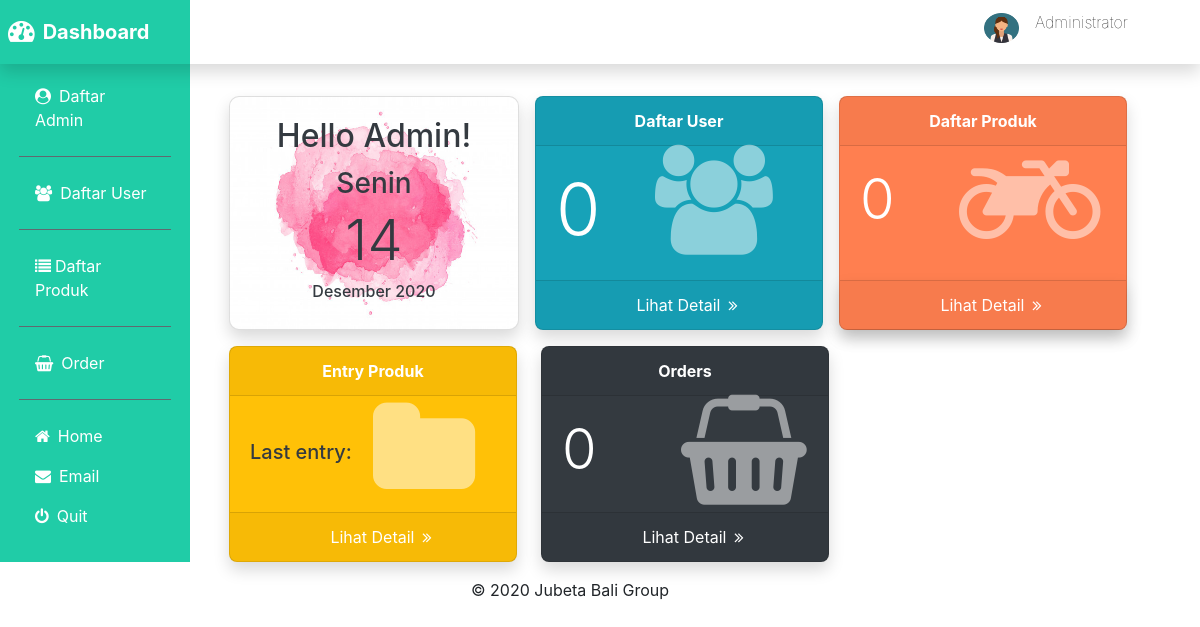
Page /admin/dasboard-admin.php on the earlier database version.
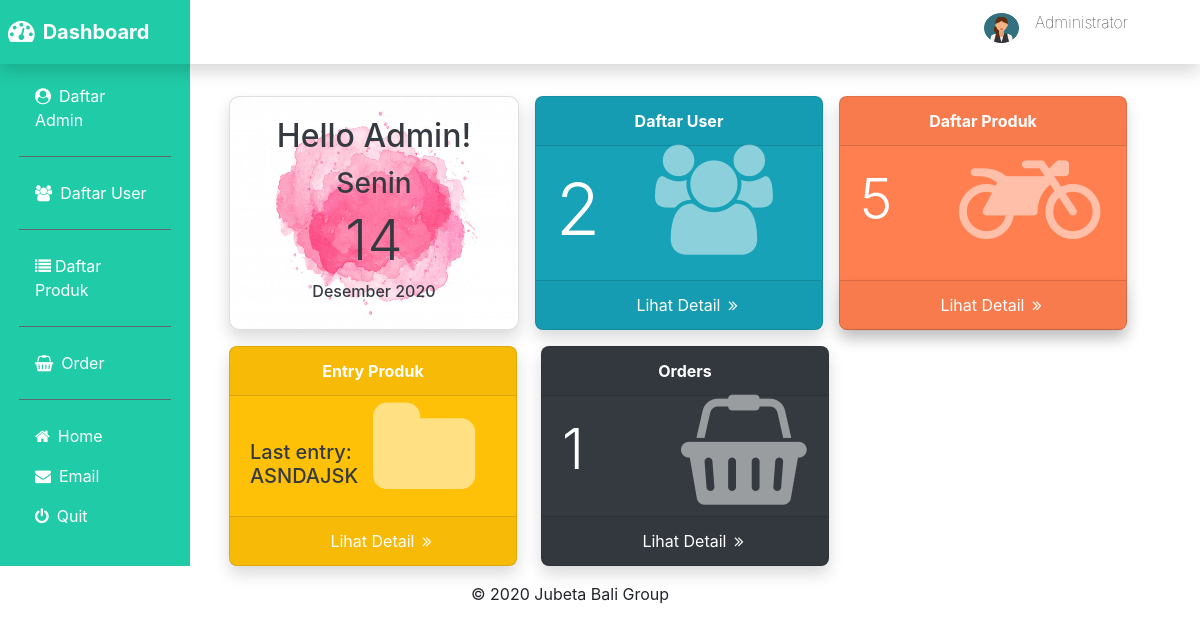
Same page on the later database version.
### tables this page shows
CREATE TABLE `produk` (
  `id_produk` int(100) NOT NULL,
  `kode_produk` varchar(100) NOT NULL,
  `nama_produk` varchar(100) DEFAULT NULL,
  `harga_produk` int(11) DEFAULT NULL,
  `stok` int(11) DEFAULT NULL,
  `merk` varchar(100) DEFAULT NULL,
  `deskripsi` varchar(100) DEFAULT NULL,
  `foto` varchar(100) NOT NULL
);

### admin/dasboard-admin.php (the view, shortened to what this page needs)
<?php
require 'function-1.php';
$result = mysqli_query($koneksi, "SELECT COUNT(username) as jumlah_user FROM (user_jubeta) WHERE tingkatan_user = 'user';");
$result = mysqli_fetch_array($result);
$orders = mysqli_query($koneksi, "SELECT COUNT(id_pesan) as jumlah_pesan FROM (pesan);");
$orders = mysqli_fetch_array($orders);
$produk = mysqli_query($koneksi, "SELECT COUNT(id_produk) as jumlah_produk FROM (produk);");
$produk = mysqli_fetch_array($produk);
$last_entry = mysqli_query($koneksi, "SELECT kode_produk as last_produk FROM produk ORDER BY id_produk DESC LIMIT 1;");
$last_entry = mysqli_fetch_array($last_entry);
?>
<!DOCTYPE html>
<html lang="en">
<head>
    <link rel="stylesheet" href="https://cdn.jsdelivr.net/npm/bootstrap@4.5.3/dist/css/bootstrap.min.css">
    <link rel="stylesheet" href="../assets/style.css"/>
    <link rel="stylesheet" href="https://stackpath.bootstrapcdn.com/font-awesome/4.7.0/css/font-awesome.min.css"/>
</head>
<body>
    <div class="container ml-0">
      <div class="row">
          <div class="col-2 navadmin">
            <ul class="nav flex-column p-1 mt-4">
              <li class="nav-item mt-5">
                <a class="nav-link text-white" href="../admin/daftar-admin.php"><i class="fa fa-user-circle mr-2"></i>Daftar Admin</a><hr class="bg-secondary"/>
              </li>
              <li class="nav-item">
                <a class="nav-link text-white" href="../admin/user-list.php"><i class="fa fa-users mr-2"></i>Daftar User</a><hr class="bg-secondary"/>
              </li>
              <li class="nav-item">
                <a class="nav-link text-white" href="../admin/produk-list.php"><i class="fa fa-list mr-1"></i>Daftar Produk</a><hr class="bg-secondary"/>
              </li>
              <li class="nav-item text-white">
                <a class="nav-link text-white" href="../admin/order.php"><i class="fa fa-shopping-basket mr-2"></i>Order</a><hr class="bg-secondary"/>
              </li>
              <li class="nav-item text-white">
                <a class="nav-link text-white" href="../admin/dasboard-admin.php"><i class="fa fa-home mr-2"></i>Home</a>
              </li>
              <li class="nav-item text-white">
                <a class="nav-link text-white" href="mailto:putunovia546@gmail.com" target="blank" title="Email jubeta"><i class="fa fa-envelope mr-2"></i>Email</a>
              </li>
              <li class="nav-item text-white">
                <a class="nav-link text-white" href="#"><i class="fa fa-power-off mr-2"></i>Quit</a>
              </li>
            </ul>
          </div>
        <div class="col-10">
          <div class="col-md-10">
                <nav class="navbar navbar-expand-lg navbar-light fixed-top p-2 shadow">
                  <b><a class="navbar-brand text-white">
                    <i class="fa fa-tachometer d-inline-block align-top mt-1 mr-2 fa-lg"></i>Dashboard</a></b>
                    <a class="navbar-brand ml-auto" href="#" >
                      <h6 class="font-weight-lighter mr-5"><img src="../img/admin.jpg" width="35" height="30" class="d-inline-block align-top img-circle mr-3" alt="admin">Administrator</h6>
                    </a>
                </nav>
              </div>
            <div class="row mt-5 text-white ml-4">
              <div class="card mt-5 text-dark shadow cal">
                <div class="card-body">
                  <h2 class="card-title text-center">Hello Admin!</h2>
                  <h3 class="card-title text-center"><script language='JavaScript'>document.write(namahari[hari]);</script></h3>
                  <h1 class="card-subtitle mb-2 display-4 text-center"><script language='JavaScript'>document.write(tanggal);</script></h1>
                  <h6 class="card-subtitel mb-1 text-center"><script language='JavaScript'>document.write(namabulan[bulan] + " " + tahun);</script></h6>
                </div>
              </div>
              <div class="card bg-info mt-5 ml-3 shadow card-kanan">
                <div class="card-header text-center "><b>Daftar User</b></div>
                <div class="card-body">
                  <div class="card-body-icon">
                    <i class="fa fa-users ml-4"></i>
                  </div>
                  <h5 class="display-3"><?php echo $result['jumlah_user']; ?></h5>
                </div>
                <div class="card-footer text-muted">
                  <a href="../admin/user-list.php"><p class="card-text text-white ml-3  text-center ">Lihat Detail<i class="fa fa-angle-double-right ml-2"></i></p></a>
                </div>
              </div>
              <div class="card mt-5 ml-3 shadow card-kanan bg">
                <div class="card-header text-center "><b>Daftar Produk</b></div>
                <div class="card-body">
                  <div class="card-body-icon">
                    <i class="fa fa-motorcycle ml-4"></i>
                  </div>
                  <h5 class="display-4"><?php echo $produk['jumlah_produk']; ?></h5>
                </div>
                <div class="card-footer text-muted shadow">
                  <a href="../admin/produk-list.php"><p class="card-text text-white ml-3  text-center ">Lihat Detail<i class="fa fa-angle-double-right ml-2"></i></p></a>
                </div>
              </div>
            </div>
            <div class="row text-white ml-4">
              <div class="card bg-warning mt-3 shadow card-kanan">
                <div class="card-header text-center "><b>Entry Produk</b></div>
                <div class="card-body">
                  <div class="card-body-icon">
                    <i class="fa fa-folder ml-5"></i>
                  </div>
                  <h5 class="display-5 mt-4 text-dark">Last entry:<br/> <?php echo $last_entry['last_produk']; ?></h5>
                </div>
                <div class="card-footer text-muted">
                  <a href="../admin/entry-produk.php"><p class="card-text text-white ml-3  text-center ">Lihat Detail<i class="fa fa-angle-double-right ml-2"></i></p></a>
                </div>
              </div>
              <div class="card bg-dark mt-3 ml-4 shadow card-kanan">
                <div class="card-header text-center "><b>Orders</b></div>
                <div class="card-body">
                  <div class="card-body-icon icon">
                    <i class="fa fa-shopping-basket ml-4"></i>
                  </div>
                  <h5 class="display-4"><?php echo $orders['jumlah_pesan']; ?></h5>
                </div>
                <div class="card-footer text-muted">
                  <a href="../admin/order.php"><p class="card-text text-white ml-3  text-center ">Lihat Detail<i class="fa fa-angle-double-right ml-2"></i></p></a>
                </div>
              </div>
            </div>
      </div>
    </div>
    <footer class="container mt-3">
      <p class="text-center">&copy; 2020 Jubeta Bali Group</p>
    </footer>
  </body>
</html>

### assets/style.css (style rules this page uses)
.left, .icon1, .nav-item { color: white; }
.navadmin, .mynav { background-color: rgb(32, 204, 167); }
.card-body-icon { position: absolute; z-index: 1; top: 20px; left: 95px; opacity: 0.5; font-size: 110px; }
.icon { margin-left: 20px; }
.cal { background-image: url(../img/poto6.jpg); -webkit-background-size: 100% 100%; -moz-background-size: 100% 100%; -o-background-size: 100% 100%; background-size: 100% 100%; border-radius: 10px; box-sizing: content-box; box-shadow: 4px; width: 18rem; }
.card-kanan { width: 18em; border-radius: 8px; }
.bg { background-color: coral; }

Differences in the rows shown:
added produk: kode_produk "ASNDAJSK"
Other differences:
$result['jumlah_user']: "0" → "2"
$produk['jumlah_produk']: "0" → "5"
$orders['jumlah_pesan']: "0" → "1"
